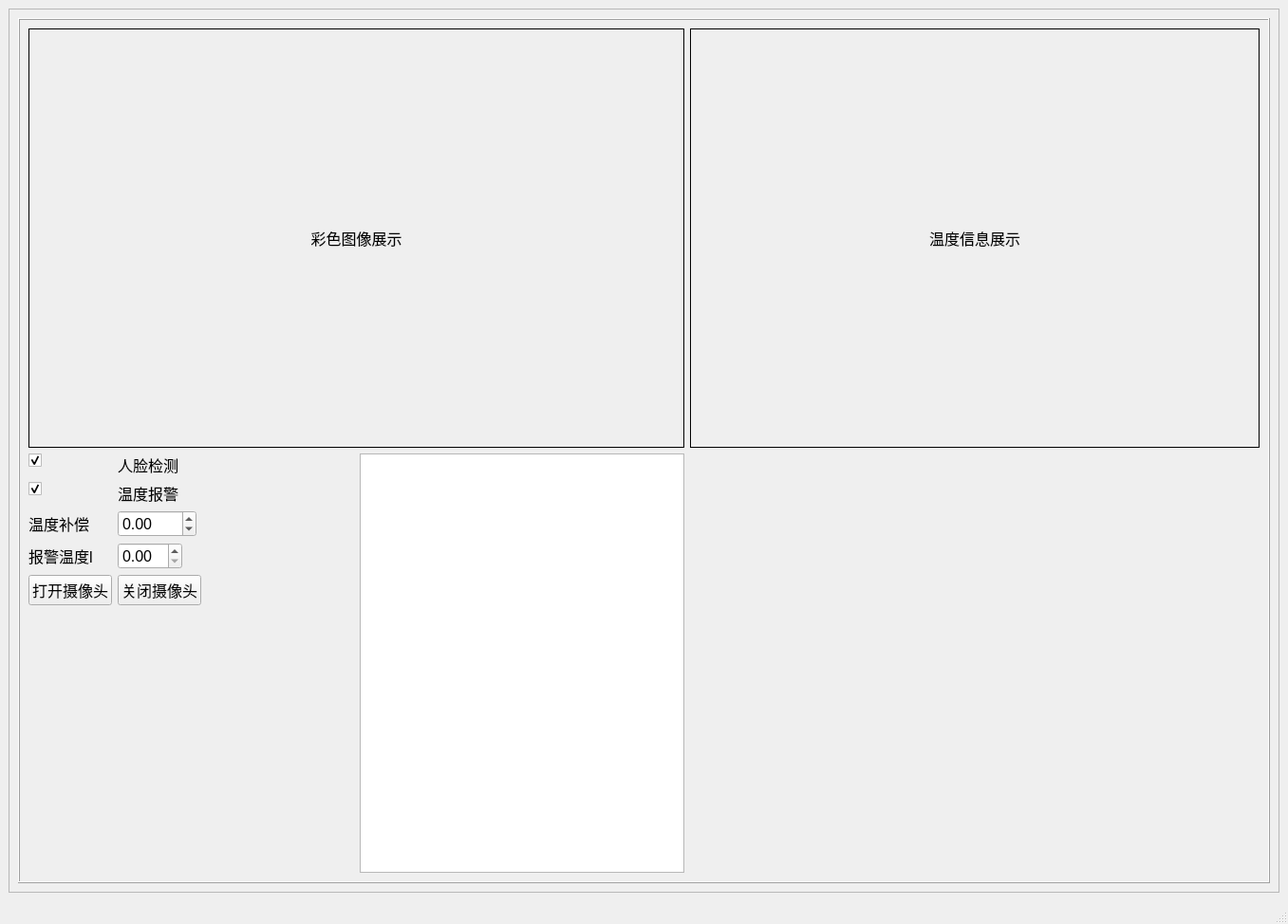
<?xml version="1.0" encoding="UTF-8"?>
<ui version="4.0">
 <class>MainWindow</class>
 <widget class="QMainWindow" name="MainWindow">
  <property name="geometry">
   <rect>
    <x>0</x>
    <y>0</y>
    <width>1357</width>
    <height>974</height>
   </rect>
  </property>
  <property name="font">
   <font>
    <pointsize>12</pointsize>
   </font>
  </property>
  <property name="windowTitle">
   <string>MainWindow</string>
  </property>
  <widget class="QWidget" name="centralwidget">
   <layout class="QGridLayout" name="gridLayout">
    <item row="0" column="0">
     <widget class="QFrame" name="frame">
      <property name="frameShape">
       <enum>QFrame::Shape::StyledPanel</enum>
      </property>
      <property name="frameShadow">
       <enum>QFrame::Shadow::Sunken</enum>
      </property>
      <layout class="QGridLayout" name="gridLayout_4">
       <item row="0" column="0">
        <widget class="QFrame" name="frame_3">
         <property name="frameShape">
          <enum>QFrame::Shape::Box</enum>
         </property>
         <property name="frameShadow">
          <enum>QFrame::Shadow::Raised</enum>
         </property>
         <layout class="QGridLayout" name="gridLayout_3">
          <item row="0" column="0" colspan="2">
           <widget class="QLabel" name="rgb_display_label">
            <property name="minimumSize">
             <size>
              <width>600</width>
              <height>300</height>
             </size>
            </property>
            <property name="frameShape">
             <enum>QFrame::Shape::Box</enum>
            </property>
            <property name="text">
             <string>彩色图像展示</string>
            </property>
            <property name="alignment">
             <set>Qt::AlignmentFlag::AlignCenter</set>
            </property>
           </widget>
          </item>
          <item row="1" column="1">
           <widget class="QTextBrowser" name="textBrowser">
            <property name="sizePolicy">
             <sizepolicy hsizetype="Preferred" vsizetype="Preferred">
              <horstretch>0</horstretch>
              <verstretch>0</verstretch>
             </sizepolicy>
            </property>
           </widget>
          </item>
          <item row="0" column="2">
           <widget class="QLabel" name="temp_display_label">
            <property name="minimumSize">
             <size>
              <width>600</width>
              <height>300</height>
             </size>
            </property>
            <property name="frameShape">
             <enum>QFrame::Shape::Box</enum>
            </property>
            <property name="text">
             <string>温度信息展示</string>
            </property>
            <property name="alignment">
             <set>Qt::AlignmentFlag::AlignCenter</set>
            </property>
           </widget>
          </item>
          <item row="1" column="0">
           <layout class="QFormLayout" name="formLayout">
            <item row="4" column="0">
             <widget class="QPushButton" name="star_button">
              <property name="text">
               <string>打开摄像头</string>
              </property>
             </widget>
            </item>
            <item row="4" column="1">
             <widget class="QPushButton" name="end_button">
              <property name="sizePolicy">
               <sizepolicy hsizetype="Maximum" vsizetype="Preferred">
                <horstretch>0</horstretch>
                <verstretch>0</verstretch>
               </sizepolicy>
              </property>
              <property name="text">
               <string>关闭摄像头</string>
              </property>
             </widget>
            </item>
            <item row="1" column="0">
             <widget class="QCheckBox" name="tmp_checkBox">
              <property name="layoutDirection">
               <enum>Qt::LayoutDirection::RightToLeft</enum>
              </property>
              <property name="text">
               <string/>
              </property>
              <property name="checked">
               <bool>true</bool>
              </property>
              <property name="autoRepeat">
               <bool>false</bool>
              </property>
             </widget>
            </item>
            <item row="0" column="0">
             <widget class="QCheckBox" name="face_checkbox">
              <property name="layoutDirection">
               <enum>Qt::LayoutDirection::RightToLeft</enum>
              </property>
              <property name="text">
               <string/>
              </property>
              <property name="checked">
               <bool>true</bool>
              </property>
             </widget>
            </item>
            <item row="2" column="0">
             <widget class="QLabel" name="label">
              <property name="text">
               <string>温度补偿</string>
              </property>
             </widget>
            </item>
            <item row="3" column="0">
             <widget class="QLabel" name="label_2">
              <property name="text">
               <string>报警温度l</string>
              </property>
             </widget>
            </item>
            <item row="2" column="1">
             <widget class="QDoubleSpinBox" name="temp_bais_doubleSpinBox">
              <property name="sizePolicy">
               <sizepolicy hsizetype="Maximum" vsizetype="Preferred">
                <horstretch>0</horstretch>
                <verstretch>0</verstretch>
               </sizepolicy>
              </property>
              <property name="minimum">
               <double>-100.000000000000000</double>
              </property>
             </widget>
            </item>
            <item row="3" column="1">
             <widget class="QDoubleSpinBox" name="warning_temp">
              <property name="sizePolicy">
               <sizepolicy hsizetype="Maximum" vsizetype="Preferred">
                <horstretch>0</horstretch>
                <verstretch>0</verstretch>
               </sizepolicy>
              </property>
             </widget>
            </item>
            <item row="1" column="1">
             <widget class="QLabel" name="label_3">
              <property name="text">
               <string>温度报警</string>
              </property>
             </widget>
            </item>
            <item row="0" column="1">
             <widget class="QLabel" name="label_4">
              <property name="text">
               <string>人脸检测</string>
              </property>
             </widget>
            </item>
           </layout>
          </item>
         </layout>
        </widget>
       </item>
      </layout>
     </widget>
    </item>
   </layout>
  </widget>
  <widget class="QMenuBar" name="menubar">
   <property name="geometry">
    <rect>
     <x>0</x>
     <y>0</y>
     <width>1357</width>
     <height>27</height>
    </rect>
   </property>
  </widget>
  <widget class="QStatusBar" name="statusbar"/>
 </widget>
 <resources/>
 <connections/>
</ui>
